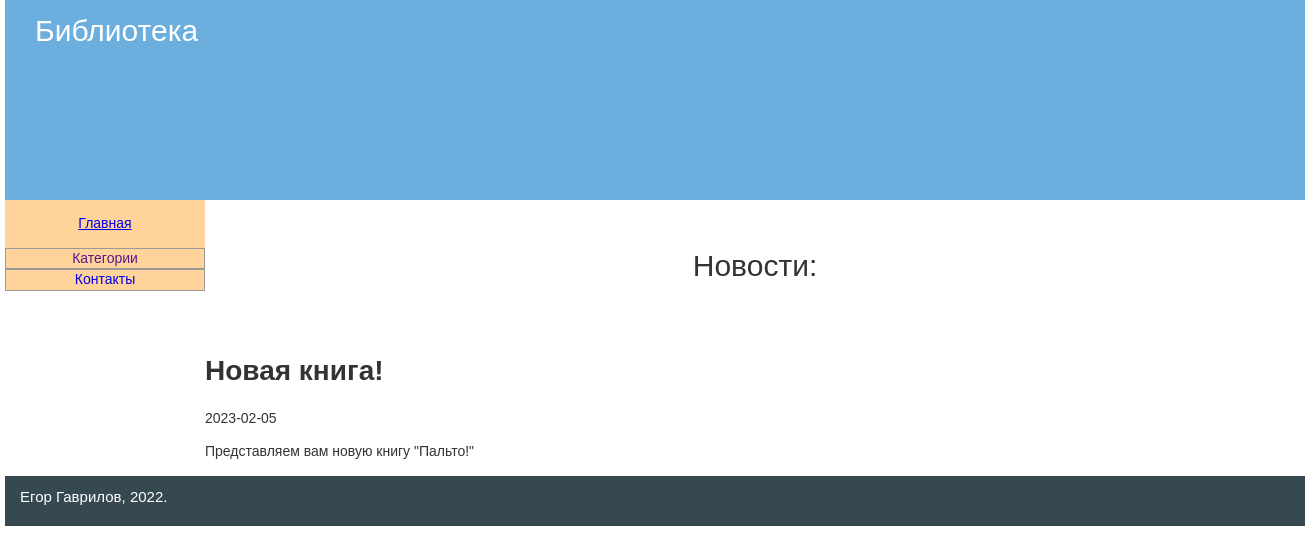
Before: / with the older database file.
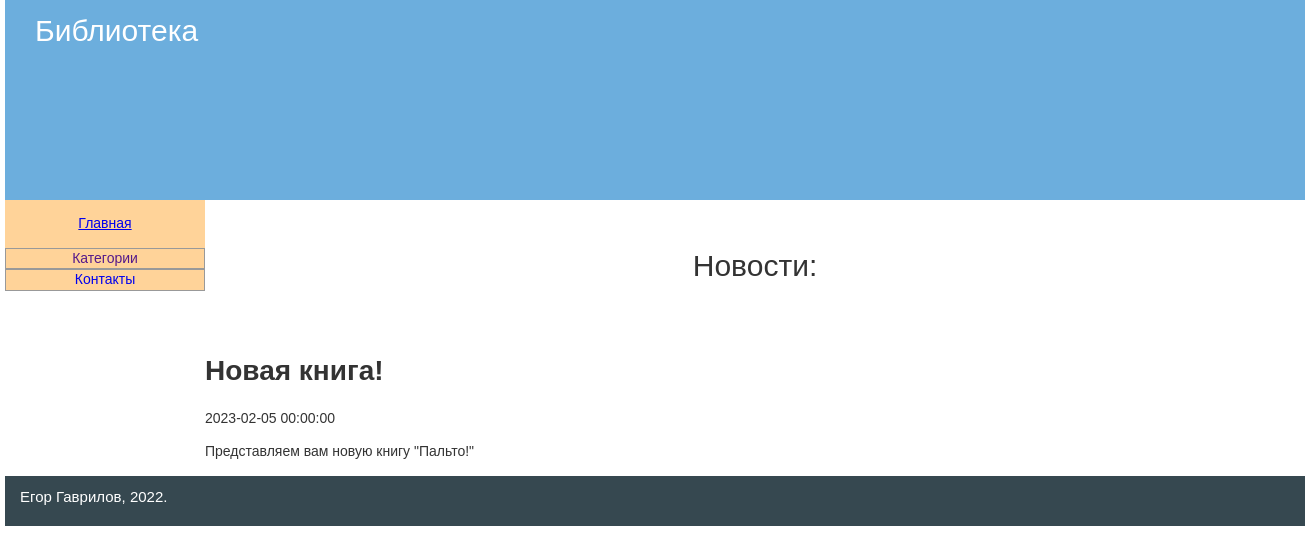
After: the same page with the newer database file.
### tables this page shows
CREATE TABLE `news` (
  `id` int(11) NOT NULL,
  `name` text NOT NULL,
  `text` text NOT NULL,
  `date` datetime NOT NULL DEFAULT current_timestamp()
);

### index.php (called while the page is built)
<?php
include "components/header.php";
include "components/contents/main.php";
include "components/sidebar.php";
include "components/footer.php";

### components/contents/main.php (the view)
<div class="container clearfix">
    <main class="content">
        <p style="text-align: center; font-size: 30px; margin: 0; padding: 1.5em 0;">Новости:</p>
        <?php
        $str_out_news = "SELECT * FROM `news`";
        $run_out_news = mysqli_query($connect, $str_out_news);
        while ($out_news = mysqli_fetch_array($run_out_news)) {
            echo "
                                <h1>$out_news[name]</h1>
                                <p>$out_news[date]</p>
                                <p>$out_news[text]</p>
                            ";
        }
        ?>
    </main>

### components/header.php (shortened to what this page needs)
<!DOCTYPE html>
<html lang="ru">
<head>
    <link rel="stylesheet" href="/css/style.css">
</head>
<body>
    <div class="content-wrapper">
        <header class="header">
            <p style="font-size: 30px; margin: 0; padding: 10px 1em;">Библиотека</p>
        </header>

### components/sidebar.php (shortened to what this page needs)
    <aside class="sidebar sidebar1">
        <p style="text-align: center;"><a href="/">Главная</a></p>
        <div class="nav">
            <ul class="topmenu">
                <li><a href="">Категории</a>
                </li>
                <li>
                    <a href="contacts.php">Контакты</a>
                </li>
            </ul>
        </div>
    </aside>
</div>

### components/footer.php
        <footer class="footer">
            <p style="font-size: 15px; margin: 0; padding: 10px 1em;">Егор Гаврилов, 2022.</p>
        </footer>
    </div>
</body>
</html>

### css/style.css (style rules this page uses)
html { line-height: 1.15; -webkit-text-size-adjust: 100%; }
body { margin: 0; }
main { display: block; }
h1 { font-size: 2em; margin: 0.67em 0; }
a { background-color: transparent; }
* { -webkit-box-sizing: border-box; -moz-box-sizing: border-box; box-sizing: border-box; }
.clearfix:after { content: ""; display:block; clear: both; }
html, body { margin: 0; padding: 0; font-family: Arial,sans-serif; font-size: 14px; line-height: 1.4; color: #333; background-color: #fff; }
.header { height: 200px; background: #6CAEDD; color: #fff; }
.footer { height: 50px; background: #364850; color: #fff; }
.content-wrapper { margin: 0 auto; width: 1300px; }
.content { width: 100%; float: left; padding-left: 200px; }
.sidebar { background: #FFD399; float: left; position: relative; margin-left: -100%; }
.sidebar1 { width: 200px; }
.nav { text-align: center; }
.nav a { text-decoration: none; display: block; transition: .5s linear; }
.nav ul { list-style: none; margin: 0; padding: 0; }
.topmenu > li { display: block; position: relative; }
.topmenu > li > a { border: 1px solid #999; }

Changed rows visible on the page:
changed news "Новая книга!": date "2023-02-05" → "2023-02-05 00:00:00"
